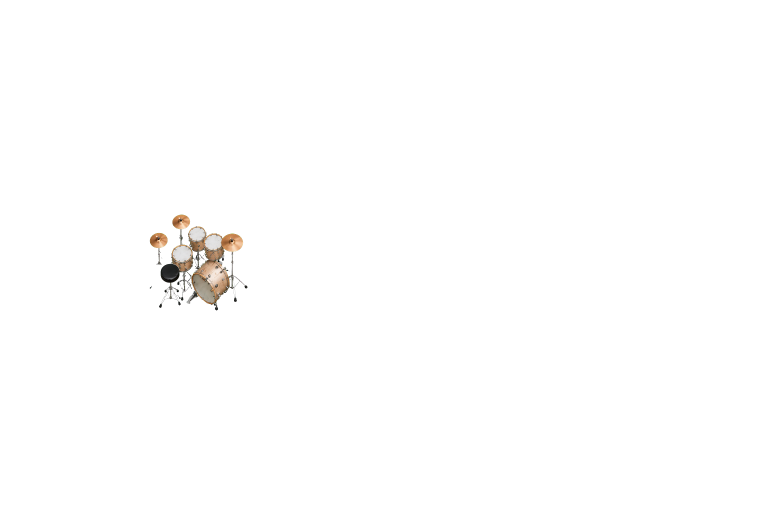
#> input picture media/home/studio-room-assets/revisions/08-drum-kit-v2-before-snare-depth.png, 1536 x 1024 px (shown at 1/2 size)
$ python revise_snare_depth.py
#> lines starting #> are read from the running program, lines starting #| are printed output that depends on the picture
#!/usr/bin/env python3
"""Make only the snare shell shallower while preserving the rest of the kit."""

from collections import deque
from pathlib import Path

from PIL import Image


ROOT = Path(__file__).resolve().parents[1]
SOURCE = ROOT / "revisions" / "08-drum-kit-v2-before-snare-depth.png"
OUTPUT = ROOT / "revisions" / "08-drum-kit-v3-shallow-snare.png"


def connected(alpha: Image.Image, seed: tuple[int, int], bounds: tuple[int, int, int, int]) -> set[tuple[int, int]]:
    left, top, right, bottom = bounds
    queue = deque([seed])
    visited: set[tuple[int, int]] = set()
    result: set[tuple[int, int]] = set()
    while queue:
        x, y = queue.popleft()
        if (x, y) in visited or not (left <= x < right and top <= y < bottom):
            continue
        visited.add((x, y))
        if alpha.getpixel((x, y)) <= 8:
            continue
        result.add((x, y))
        for dy in (-1, 0, 1):
            for dx in (-1, 0, 1):
                if dx or dy:
                    queue.append((x + dx, y + dy))
    return result


image = Image.open(SOURCE).convert("RGBA")
#> image is the input picture: PIL image 1536x1024 RGBA; mean R, G, B, A 1.6, 1.4, 1.2, 2.5
alpha = image.getchannel("A")
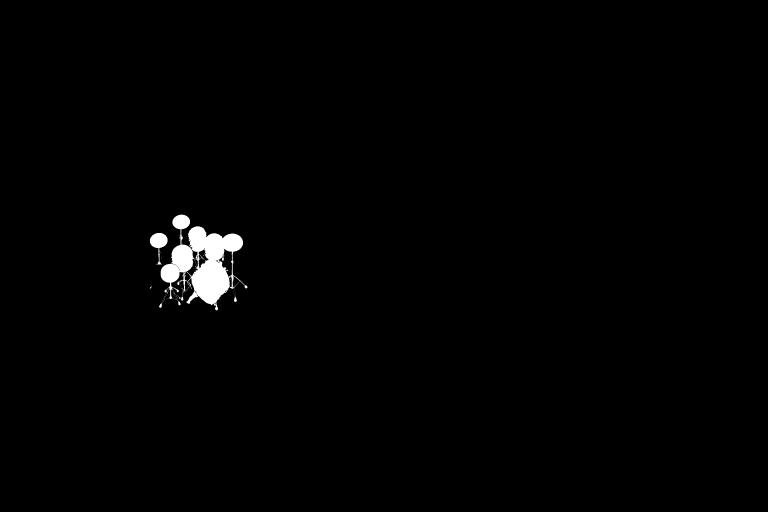
#> alpha: PIL image 1536x1024 L (shown at 1/2 size); min 0, max 255, mean 2.5
pixels = image.load()

# The snare is the white-headed tan drum immediately above/right of the throne.
# Its dark throne neighbor overlaps the shell silhouette by a few pixels, so use a
# tight shell envelope and explicitly protect dark neutral throne pixels.
shell_top = 520
shell_bottom = 547
shell: set[tuple[int, int]] = set()
protected_throne: dict[tuple[int, int], tuple[int, int, int, int]] = {}
for y in range(shell_top, shell_bottom):
    half_width = round(24 - (y - shell_top) * 0.12)
    for x in range(365 - half_width, 365 + half_width + 1):
        r, g, b, a = pixels[x, y]
        if a <= 8:
            continue
        dark_neutral_throne = x < 362 and max(r, g, b) < 112 and max(r, g, b) - min(r, g, b) < 28
        if dark_neutral_throne:
            protected_throne[(x, y)] = (r, g, b, a)
        else:
            shell.add((x, y))
#> after the loop, protected_throne = 295 items; shell = 756 items
if len(shell) < 450:
    raise RuntimeError(f"unexpected snare shell selection: {len(shell)}")

shell_pixels = {(x, y): pixels[x, y] for x, y in shell}
#> shell_pixels = 756 items

# Clear only the original shell. The head, rim, placement, and every other object stay unchanged.
for x, y in shell:
    pixels[x, y] = (0, 0, 0, 0)
#> this loop made 756 passes
#> (x, y) on passes 1 to 3: (350, 527), (380, 528), (372, 524)

# Reduce shell depth to about 72%, anchored under the unchanged top head.
# Resample the isolated shell as a small RGBA patch to retain smooth edges and hardware detail.
left, right, bottom = 340, 390, shell_bottom
patch = Image.new("RGBA", (right - left, bottom - shell_top), (0, 0, 0, 0))
#> patch: PIL image 50x27 RGBA; every value is 0
patch_pixels = patch.load()
for (x, y), rgba in shell_pixels.items():
    patch_pixels[x - left, y - shell_top] = rgba
#> this loop made 756 passes
#> (x, y, rgba) on passes 1 to 3: (350, 527, (126, 92, 61, 255)), (380, 528, (146, 102, 67, 255)), (372, 524, (161, 150, 136, 255))
patch = patch.resize((patch.width, 19), Image.Resampling.LANCZOS)
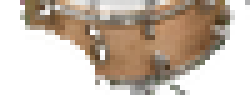
#> patch: PIL image 50x19 RGBA (shown 5 times larger); mean R, G, B, A 88, 72.9, 57.8, 136.4; transparent parts drawn white
image.alpha_composite(patch, (left, shell_top))

# Resampling can feather by a pixel; restore protected throne pixels byte-for-byte.
pixels = image.load()
for (x, y), rgba in protected_throne.items():
    pixels[x, y] = rgba
#> this loop made 295 passes
#> (x, y, rgba) on passes 1 to 3: (343, 520, (52, 51, 37, 116)), (344, 521, (63, 62, 36, 135)), (351, 521, (96, 90, 83, 255))

image.save(OUTPUT)
print(f"wrote {OUTPUT}")
print(f"compressed shell pixels: {len(shell)}")
#| compressed shell pixels: 756
